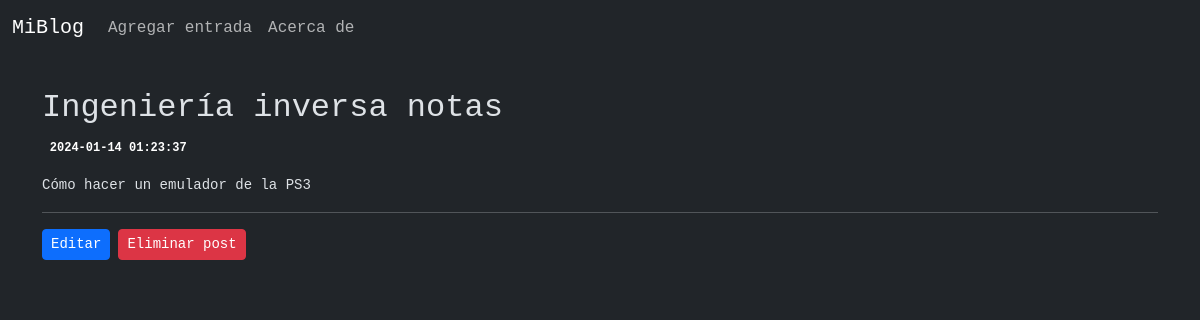
Screenshot of /post/8 with the database file from the repository.
### tables this page shows
CREATE TABLE posts (
    id INTEGER PRIMARY KEY AUTOINCREMENT,
    created TIMESTAMP NOT NULL DEFAULT CURRENT_TIMESTAMP,
    title TEXT NOT NULL,
    content TEXT NOT NULL
);

### main.py (the view)
@app.route("/post/<int:id>")
def post(id):
    post = get_post(id)
    return render_template('post.html', post=post)

### main.py (called while the page is built)
def get_db_connection():
    conn = sqlite3.connect('database.db')
    conn.row_factory = sqlite3.Row
    return conn

def get_post(post_id):
    conn = get_db_connection()
    post = conn.execute('SELECT * FROM posts WHERE id = ?',
                        (post_id,)).fetchone()
    conn.close()
    if post is None:
        abort(404)
    return post

### templates/post.html
{% extends 'base.html' %}
{% block content %}
<h2>{% block title %} {{ post['title'] }} {% endblock %}</h2>
<span class="badge badge-primary">{{ post['created'] }}</span>
<p><pre>{{ post['content'] }}</pre></p>
<hr>
<div class="btn-toolbar" >
    <div class="btn-group me-2" role="group">
        <a href="{{ url_for('edit', id=post['id']) }}">
            <button class="btn btn-primary btn-sm">Editar</button>
        </a>
    </div>
    <div class="btn-group me-2" role="group">
        <form action="{{ url_for('delete', id=post['id']) }}" method="POST">
            <input type="submit" value="Eliminar post" class="btn btn-danger btn-sm" onclick="return confirm('¿Seguro?')">
        </form>
    </div>
</div>
{% endblock %}

### static/styles/styles.css (style rules this page uses)
pre { white-space: pre-wrap; white-space: -moz-pre-wrap; white-space: -pre-wrap; white-space: -o-pre-wrap; word-wrap: break-word; }
html * { font-family: "Lucida Console", "Courier New", monospace; }

### rows the page displays
posts: title "Ingeniería inversa notas", created "2024-01-14 01:23:37", content "Cómo hacer un emulador de la PS3"
